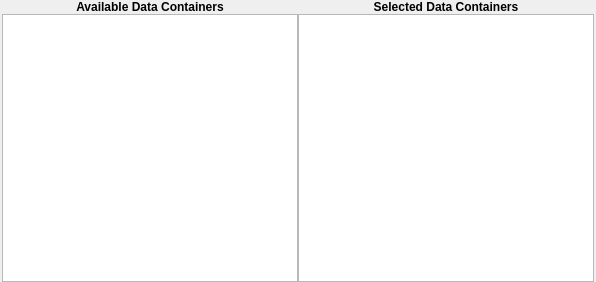
<?xml version="1.0" encoding="UTF-8"?>
<ui version="4.0">
 <class>MultiDataContainerSelectionWidget</class>
 <widget class="QFrame" name="MultiDataContainerSelectionWidget">
  <property name="geometry">
   <rect>
    <x>0</x>
    <y>0</y>
    <width>596</width>
    <height>282</height>
   </rect>
  </property>
  <layout class="QGridLayout" name="gridLayout">
   <property name="leftMargin">
    <number>2</number>
   </property>
   <property name="topMargin">
    <number>0</number>
   </property>
   <property name="rightMargin">
    <number>2</number>
   </property>
   <property name="bottomMargin">
    <number>0</number>
   </property>
   <property name="horizontalSpacing">
    <number>8</number>
   </property>
   <property name="verticalSpacing">
    <number>2</number>
   </property>
   <item row="2" column="7">
    <layout class="QHBoxLayout" name="horizontalLayout_4">
     <property name="sizeConstraint">
      <enum>QLayout::SetDefaultConstraint</enum>
     </property>
     <property name="topMargin">
      <number>0</number>
     </property>
     <property name="rightMargin">
      <number>0</number>
     </property>
     <item>
      <layout class="QVBoxLayout" name="verticalLayout_4">
       <property name="rightMargin">
        <number>0</number>
       </property>
       <item>
        <widget class="QLabel" name="label_3">
         <property name="font">
          <font>
           <weight>75</weight>
           <bold>true</bold>
          </font>
         </property>
         <property name="text">
          <string>Available Data Containers</string>
         </property>
         <property name="alignment">
          <set>Qt::AlignCenter</set>
         </property>
        </widget>
       </item>
       <item>
        <widget class="SVListWidget" name="availableDataContainers">
         <property name="sizePolicy">
          <sizepolicy hsizetype="Expanding" vsizetype="Expanding">
           <horstretch>0</horstretch>
           <verstretch>0</verstretch>
          </sizepolicy>
         </property>
         <property name="sizeAdjustPolicy">
          <enum>QAbstractScrollArea::AdjustIgnored</enum>
         </property>
         <property name="editTriggers">
          <set>QAbstractItemView::NoEditTriggers</set>
         </property>
         <property name="dragEnabled">
          <bool>true</bool>
         </property>
         <property name="dragDropMode">
          <enum>QAbstractItemView::DragDrop</enum>
         </property>
         <property name="defaultDropAction">
          <enum>Qt::MoveAction</enum>
         </property>
         <property name="selectionMode">
          <enum>QAbstractItemView::ExtendedSelection</enum>
         </property>
        </widget>
       </item>
      </layout>
     </item>
     <item>
      <layout class="QVBoxLayout" name="verticalLayout">
       <property name="rightMargin">
        <number>0</number>
       </property>
       <item>
        <widget class="QLabel" name="label_2">
         <property name="font">
          <font>
           <weight>75</weight>
           <bold>true</bold>
          </font>
         </property>
         <property name="text">
          <string>Selected Data Containers</string>
         </property>
         <property name="alignment">
          <set>Qt::AlignCenter</set>
         </property>
        </widget>
       </item>
       <item>
        <widget class="SVListWidget" name="selectedDataContainers">
         <property name="editTriggers">
          <set>QAbstractItemView::NoEditTriggers</set>
         </property>
         <property name="dragEnabled">
          <bool>true</bool>
         </property>
         <property name="dragDropMode">
          <enum>QAbstractItemView::DragDrop</enum>
         </property>
         <property name="defaultDropAction">
          <enum>Qt::MoveAction</enum>
         </property>
         <property name="selectionMode">
          <enum>QAbstractItemView::ExtendedSelection</enum>
         </property>
         <property name="sortingEnabled">
          <bool>false</bool>
         </property>
        </widget>
       </item>
      </layout>
     </item>
    </layout>
   </item>
  </layout>
 </widget>
 <customwidgets>
  <customwidget>
   <class>SVListWidget</class>
   <extends>QListWidget</extends>
   <header location="global">SVControlWidgets.h</header>
  </customwidget>
 </customwidgets>
 <resources/>
 <connections/>
</ui>
